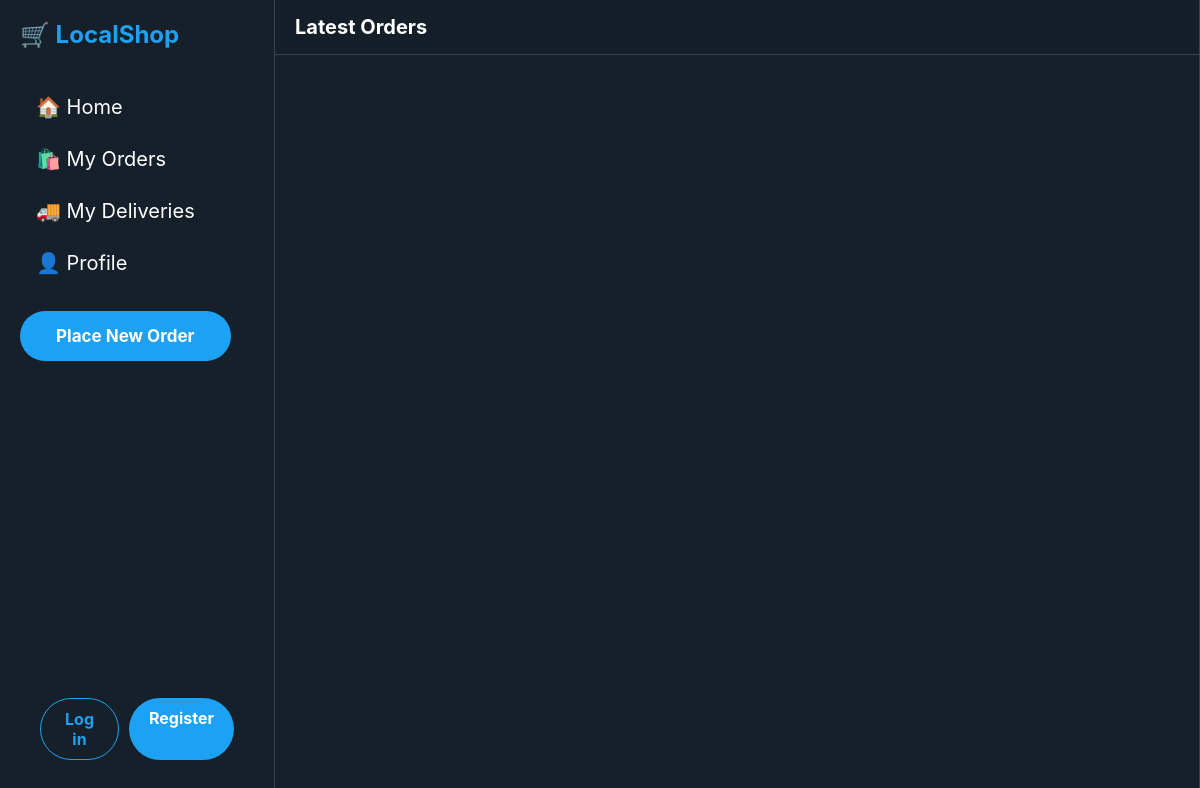
The app's page /, older data.
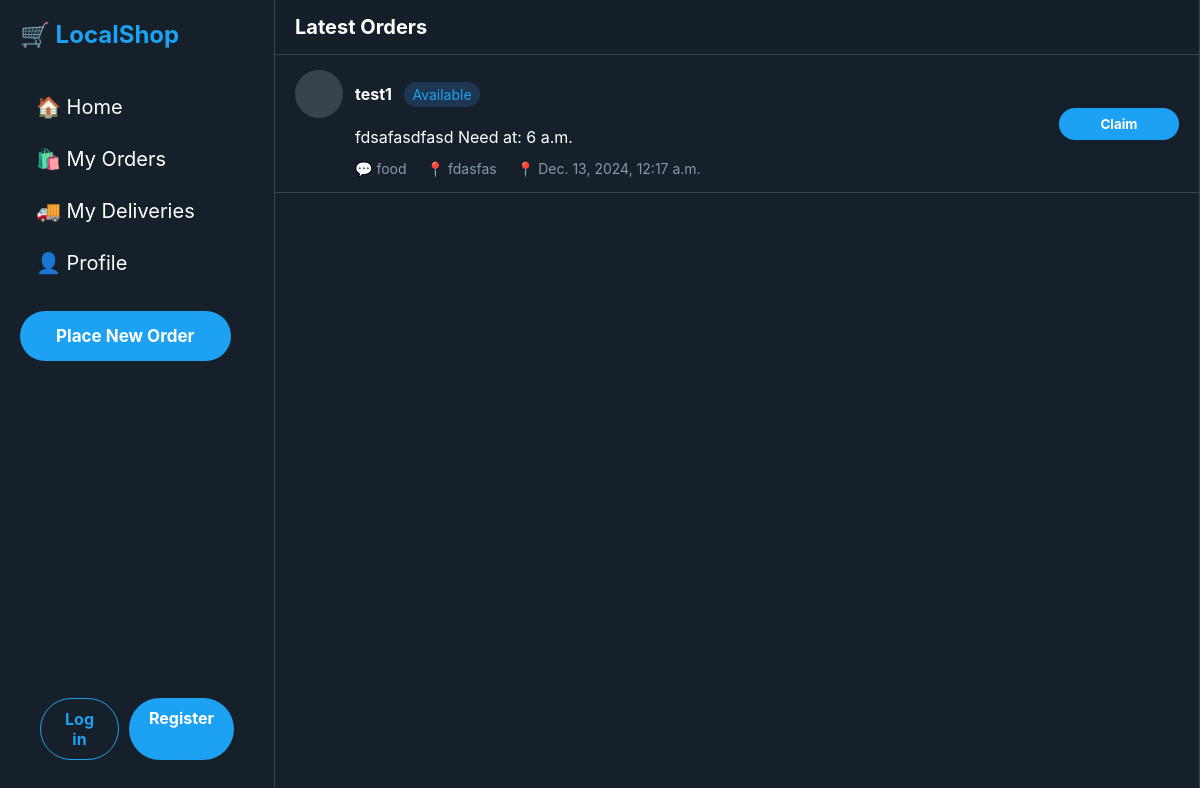
The same page, newer data.
### orders/models.py (models this page shows, shortened)
class Order(models.Model):
    CATEGORY_CHOICES = [
        ('groceries', 'Groceries'),
        ('food', 'Food'),
        ('other', 'Other')
    ]
    user = models.ForeignKey(User, on_delete=models.CASCADE, related_name='orders')
    location = models.CharField(max_length=255)
    items = models.TextField()
    preferred_delivery_time = models.TimeField()
    category = models.CharField(max_length=20, choices=CATEGORY_CHOICES)
    is_claimed = models.BooleanField(default=False)
    delivery_agent = models.ForeignKey(User, null=True, blank=True, on_delete=models.SET_NULL, related_name='deliveries')
    created_at = models.DateTimeField(auto_now_add=True)
    is_confirmed = models.BooleanField(default=False)
    is_delivery_agent_confirmed = models.BooleanField(default=False)
    is_canceled = models.BooleanField(default=False)  # New field
    cancellation_reason = models.CharField(max_length=255, null=True, blank=True)  # New field

### orders/views.py (the view)
# urls.py: path('', views.order_list, name='order_list'),
def order_list(request):
    orders = Order.objects.filter(is_claimed=False).order_by('preferred_delivery_time')
    return render(request, 'orders/order_list.html', {'orders': orders})

### orders/templates/orders/order_list.html
{% extends "base.html" %}
{% block content %}
<main class="main-content">
    <div class="header">Latest Orders</div>
    {% for order in orders %}
        {% if order.is_claimed == False %}
            <div class="post">
                <div class="post-header">
                    <div class="avatar"></div>
                    <div class="post-info">
                        <span class="user-name">{{order.user}}</span>
                        {% if order.is_claimed == False %}
                            <span class="order-tag available">Available</span>
                        {% else %}
                            <span class="order-tag claimed">Claimed</span>
                        {% endif %}
                    </div>
                </div>
                <div class="post-content">
                    {{order.items}}
                    Need at: {{order.preferred_delivery_time}}
                </div>
                <div class="post-actions">
                    <span class="action">💬 {{order.category}}</span>
                    <span class="action">📍 {{order.location}}</span>
                    <span class="action">📍 {{order.created_at}}</span>
                </div>
                {% if order.is_claimed == False and order.user != request.user %}
                    <a href="{% url 'claim_order_page' order.id %}">
                        <button class="claim-button">Claim</button>
                    </a>
                {% endif %}
            </div>
        {% endif %}
    {% endfor %}
</main>
{% endblock %}

Row changes from the older to the newer data that the page shows:
added Order: user "test1", is_claimed "Available", items "fdsafasdfasd", preferred_delivery_time "6 a.m.", category "food", location "fdasfas", created_at "Dec. 13, 2024, 12:17 a.m."
